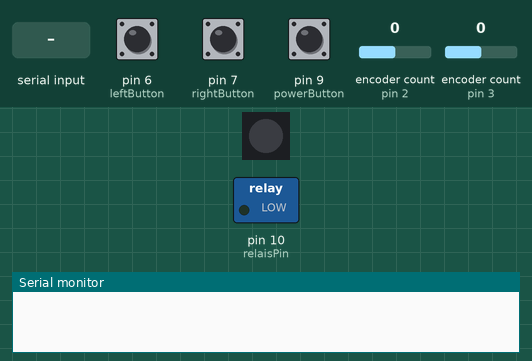
The sketch below on a simulated Arduino Uno, built with avr-gcc and run on an emulated ATmega328P. On the bench: 1 RGB LEDs in strip order, left to right, switched loads named in the sketch (green lamp = pin HIGH), the last lines printed to the serial monitor. The test bench sets the inputs (shaded band); at power-on: pin 9 (powerButton) HIGH, pin 6 (leftButton) HIGH, pin 7 (rightButton) HIGH, encoder count (sensors on pin 2, pin 3) 0. Dim RGB values are drawn brighter than linear.

Above: at 1.2 s.
1.3 s: pin 9 (powerButton) pulled LOW for 0.15 s
At 2.1 s:
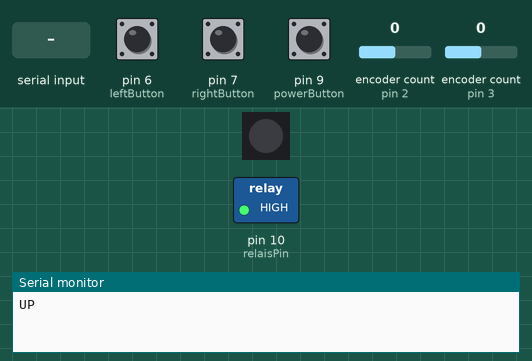
At 2.6 s:
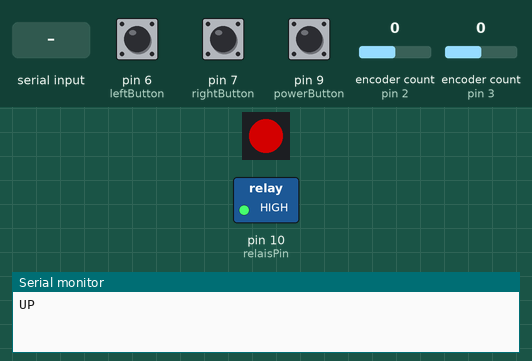
4.3 s: "UP\n" received over Serial
At 4.7 s:
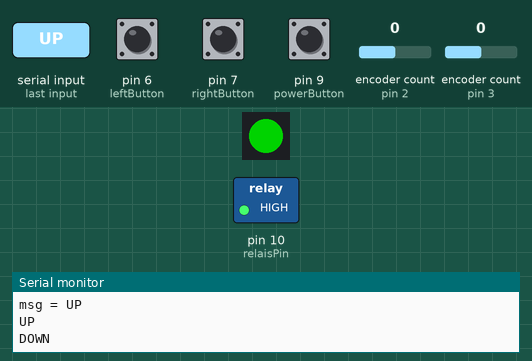
Timing chart, 0 to 16.3 s (numbered marks = the images above; inputs shaded):
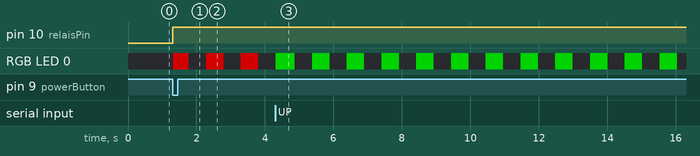

The sketch:

Radio.ino
```cpp
#include <Adafruit_NeoPixel.h>
#include <Timer.h>
#include <ClickEncoder.h>
#include <TimerOne.h>

// ============================================== Global State
enum State {OFF, UP, ON, DOWN};     // Global system state
State state = OFF;                  // Starting in OFF state

const unsigned T_SHUTDOWN = 20000;  // ms for shutdown (20s)
unsigned long shutDownTime;         // Time elapsed since shutdown called

bool msg_ready = false;             // Incoming serial message pending
String msg;                         // Serial message
bool piIsUp = false;                // Status of Raspberry Pi

// ============================================== Pins
const unsigned powerButton = 9;   // Power on/off
const unsigned relaisPin   = 10;  // Relais control
const unsigned ledPin      = 14;  // RGB LED data in
const unsigned colPotPin   = A0;  // Colour select potentiometer

// ============================================== Rotary encoders
const unsigned leftButton  = 6;   // Left rotary encoder button
const unsigned leftRotA    = 2;   // Phase A
const unsigned leftRotB    = 4;   // Phase B
int16_t        leftDelta   = 0;   // Relavive rotation amount

const unsigned rightButton = 7;   // Right rotary encoder button
const unsigned rightRotA   = 3;   // Phase A
const unsigned rightRotB   = 5;   // Phase B
int16_t        rightDelta  = 0;   // Relavive rotation amount

ClickEncoder *leftEncoder, *rightEncoder;

void timerIsr() {
  leftEncoder->service();
  rightEncoder->service();
}

// ============================================== RGB LED
Adafruit_NeoPixel led = Adafruit_NeoPixel(1, ledPin, NEO_GRB + NEO_KHZ800);

volatile int fader = 180;     // Value of fader potentiometer

Timer t;                      // Timer for light control
unsigned tick = 0;            // Ticks once every T_LIGHT ms
const unsigned T_LIGHT = 50;  // Interval (ms) for light control

#define MAXBRIGHT 127         // Maximum brightness level for RGB LED
#define SECTOR 60             // Degrees per sector in color scheme

int fadeIn(int deg)
{
  return (deg * MAXBRIGHT) / SECTOR;
}

int fadeOut(int deg)
{
  return ((SECTOR - deg) * MAXBRIGHT) / SECTOR;
}

// Calculate RGB values of a rainbow streteched over 360 degrees
void rainbow(const int deg, int *r, int *g, int *b)
{
  if (deg < SECTOR){
    *r = fadeIn(deg);
    *g = 0;
    *b = 0;
  } else if (deg < 2*SECTOR){
    *r = MAXBRIGHT;
    *g = fadeIn(deg - SECTOR);
    *b = 0;
  } else if (deg < 3*SECTOR){
    *r = fadeOut(deg - 2*SECTOR);
    *g = MAXBRIGHT;
    *b = 0;
  } else if (deg < 4*SECTOR){
    *r = 0;
    *g = MAXBRIGHT;
    *b = fadeIn(deg - 3*SECTOR);
  } else if (deg < 5*SECTOR){
    *r = 0;
    *g = fadeOut(deg - 4*SECTOR);
    *b = MAXBRIGHT;
  } else {
    *r = fadeIn(deg - 5*SECTOR);
    *g = fadeIn(deg - 5*SECTOR);
    *b = MAXBRIGHT;
  }
}

uint32_t wheel(int angle){
  int r, g, b;
  rainbow(angle, &r, &g, &b);
  return led.Color(r, g, b);
}

void light() {
  switch (state) {
  case OFF:

    // Light off
    led.setPixelColor(0, led.Color(0,0,0));
    led.show();
    break;
  case UP:

    // Flashing green
    tick = (tick + 1) % 20;
    if (tick < 10) {
      led.setPixelColor(0, led.Color(127, 0, 0));
    } else {
      led.setPixelColor(0, led.Color(0,0,0));
    }
    led.show();
    break;
  case DOWN:

    // Flashing red
    tick = (tick + 1) % 20;
    if (tick < 10) {
      led.setPixelColor(0, led.Color(0, 127, 0));
    } else {
      led.setPixelColor(0, led.Color(0,0,0));
    }
    led.show();
    break;
  case ON:

    // Set color using fader poti
    int pot = analogRead(colPotPin);
    int angle = map(pot, 0, 1023, 0, 359);
    // uint32_t color = wheel(angle);
    uint32_t color = wheel(fader);
    led.setPixelColor(0, color);
    led.show();
  }
}

// ============================================== Behavior
void stateOn() {

  leftDelta += leftEncoder->getValue();
  if (leftDelta > 0) {
    Serial.println("R+");
    leftDelta = 0;
  } else if (leftDelta < 0) {
    Serial.println("R-");
    leftDelta = 0;
  }

  rightDelta += rightEncoder->getValue();
  if (rightDelta > 0) {
    Serial.println("M+");
    rightDelta = 0;
  } else if (rightDelta < 0) {
    Serial.println("M-");
    rightDelta = 0;
  }

  ClickEncoder::Button lButton = leftEncoder->getButton();
  if (lButton == ClickEncoder::Clicked){
    Serial.println("R");
  }
  ClickEncoder::Button rButton = rightEncoder->getButton();
  if (rButton == ClickEncoder::Clicked){
    Serial.println("M");
  }

  bool power = !digitalRead(powerButton);
  if (!power){

    // Send shutdown message to Pi
    state = DOWN;
    shutDownTime = millis();
    Serial.println("DOWN");
  }

  // Check for incoming serial message
  if (msg_ready){
    if (msg == "DOWN"){
      state = DOWN;
      shutDownTime = millis();
    }
    msg = "";
    msg_ready = false;
  }
}

void stateOff() {
  bool button = !digitalRead(powerButton);
  if (button){

    // Power up Pi
    state = UP;
    piIsUp = false;
    digitalWrite(relaisPin, HIGH);
    Serial.println("UP");
  }
}

void stateUp() {

  // Check for incoming serial message
  if (msg_ready){
    if (msg == "UP"){
      state = ON;
    }
    Serial.println(msg);
    msg = "";
    msg_ready = false;
  }
}

void stateDown() {
  long elapsed = millis() - shutDownTime;
  if (elapsed >= T_SHUTDOWN){

    // Power off Pi
    state = OFF;
    digitalWrite(relaisPin, LOW);
    Serial.println("OFF");
  }
}


// ================================================= SETUP

void setup() {
  Serial.begin(9600);

  led.begin();
  led.show();

  pinMode(leftButton, INPUT_PULLUP);
  pinMode(leftRotA, INPUT_PULLUP);
  pinMode(leftRotB, INPUT_PULLUP);
  pinMode(rightButton, INPUT_PULLUP);
  pinMode(rightRotA, INPUT_PULLUP);
  pinMode(rightRotB, INPUT_PULLUP);
  pinMode(powerButton, INPUT_PULLUP);
  pinMode(relaisPin, OUTPUT);

  // Close relais
  digitalWrite(relaisPin, LOW);

  // Set up rotary encoders
  leftEncoder = new ClickEncoder(leftRotA, leftRotB, leftButton);
  rightEncoder = new ClickEncoder(rightRotA, rightRotB, rightButton);
  Timer1.initialize(1000);
  Timer1.attachInterrupt(timerIsr);

  // Start light control timer
  t.every(T_LIGHT, light);

  // initialize global state
  state = OFF;
}

// =================================== LOOP

void loop() {
  t.update();

  while (!msg_ready && Serial.available() > 0){
    int c = Serial.read();
    Serial.println(c);
    if (c == '\n'){
      msg_ready = true;
    } else {
      msg += Serial.read();
    }
  }

  // State machine
  if (state == ON){
    stateOn();
  } else if (state == OFF){
    stateOff();
  } else if (state == UP){
    stateUp();
  } else if (state == DOWN){
    stateDown();
  }

  delay(5);
}

// ============================================== Serial Event

void serialEvent() {
  while (!msg_ready && Serial.available()) {
    char inChar = (char)Serial.read();
    if (inChar == '\n') {
      msg_ready = true;
      Serial.print("msg = ");
      Serial.println(msg);
    } else {
      msg += inChar;
    }
  }
}
```

Measured:
- after the input at 1.3 s, pin 10 (relaisPin): LOW → HIGH at once; RGB LED 0: alternates RGB(127, 0, 0) for 0.51 s and off for 0.51 s, starting at once
